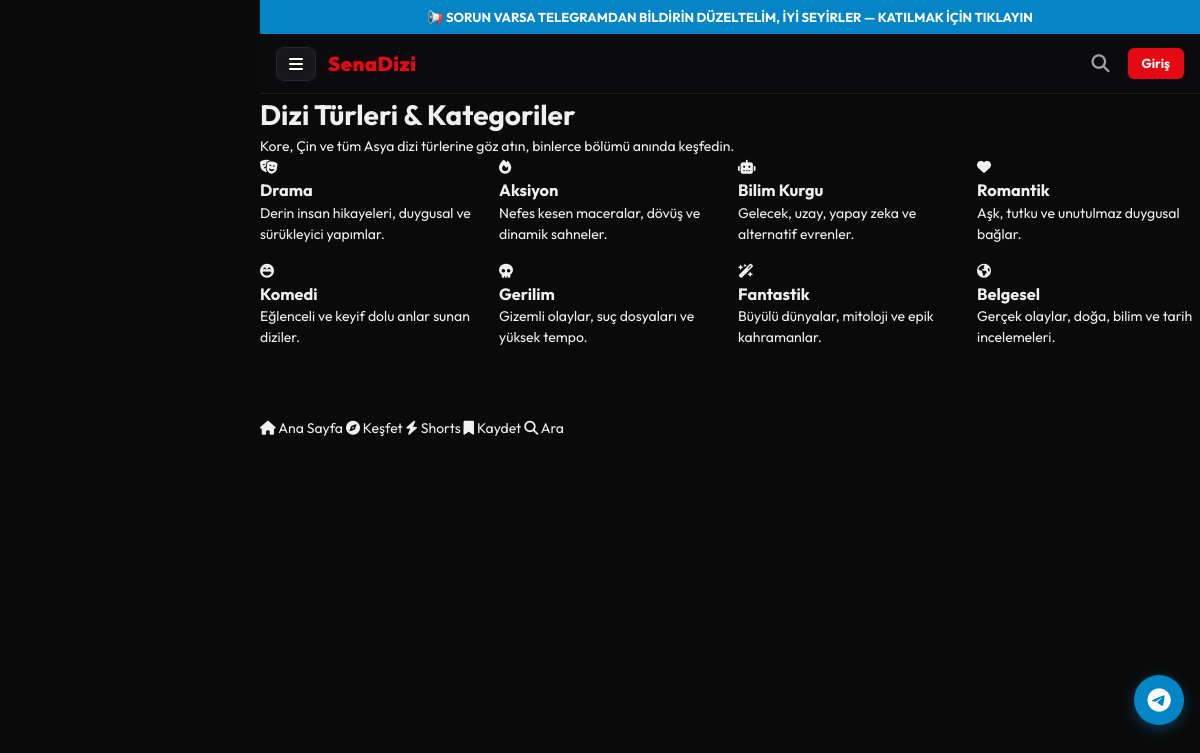
Page /kategoriler on the committed database.
### app/models/content.py (models this page shows)
class Category(Base):
    __tablename__ = "categories"
    id = Column(Integer, primary_key=True, index=True)
    name = Column(String(100), unique=True, index=True, nullable=False)
    slug = Column(String(100), unique=True, index=True, nullable=False)
    description = Column(Text, nullable=True)
    icon = Column(String(50), default="fa-film")
    is_active = Column(Boolean, default=True)
    series = relationship("Series", secondary=series_categories, back_populates="categories")

### app/routers/views.py (the view)
@router.get("/kategoriler", response_class=HTMLResponse)
def categories_page(request: Request, db: Session = Depends(get_db)):
    ctx = get_base_context(request, db, "Kategoriler – SenaDizi")
    categories = db.query(Category).filter(Category.is_active == True).all()
    ctx["all_categories"] = categories
    return templates.TemplateResponse(request=request, name="categories.html", context=ctx)

### app/database.py (called while the page is built)
def get_db():
    db = SessionLocal()
    try:
        yield db
    finally:
        db.close()

### app/routers/views.py (called while the page is built)
def get_base_context(request: Request, db: Session, title: str = "SenaDizi - Profesyonel Dizi Platformu", user: Optional[User] = None):
    if user is None:
        user = get_current_user_optional(request, db)
    categories = db.query(Category).filter(Category.is_active == True).order_by(Category.name).all()
    return {
        "request": request,
        "site_name": settings.APP_NAME,
        "site_domain": settings.DOMAIN,
        "page_title": title,
        "current_user": user,
        "categories_nav": categories,
        "meta_description": "SenaDizi ile yüksek kalitede, lisanslı ve özel dizi bölümlerini kesintisiz izleyin.",
        "canonical_url": f"{settings.BASE_URL}{request.url.path}"
    }

### app/security.py (called while the page is built, shortened)
def get_token_from_request(request: Request) -> Optional[str]:
    auth_header = request.headers.get("Authorization")
    if auth_header and auth_header.startswith("Bearer "):
        return auth_header[7:]
    cookie_token = request.cookies.get("access_token")
    if cookie_token:
        if cookie_token.startswith("Bearer "):
            return cookie_token[7:]
        return cookie_token
    return None

def get_current_user_optional(request: Request, db: Session = Depends(get_db)) -> Optional[User]:
    token = get_token_from_request(request)
    if not token:
        return None

### templates/categories.html (shortened to what this page needs)
{% extends "base.html" %}
{% block content %}
<div class="max-w-7xl mx-auto px-4 sm:px-6 lg:px-8 py-12 space-y-10">
  <div class="border-b border-white/10 pb-6">
    <div class="flex items-center gap-3">
      <h1 class="text-2xl sm:text-3xl font-black text-white tracking-tight">
        Dizi Türleri & Kategoriler
      </h1>
    </div>
    <p class="text-xs sm:text-sm text-zinc-400 mt-2">Kore, Çin ve tüm Asya dizi türlerine göz atın, binlerce bölümü anında keşfedin.</p>
  </div>
  <div class="grid grid-cols-2 sm:grid-cols-3 md:grid-cols-4 gap-5">
    {% for cat in all_categories %}
      <a href="/diziler?kategori={{ cat.slug }}" class="group block p-6 rounded-3xl bg-[#12121A] border border-white/10 hover:border-fuchsia-500/60 hover:bg-[#181826] transition-all duration-300 transform hover:-translate-y-1.5 shadow-xl">
        <div class="w-14 h-14 rounded-2xl bg-gradient-to-tr from-violet-600/20 to-pink-600/20 text-fuchsia-400 border border-fuchsia-500/30 flex items-center justify-center text-2xl mb-4 group-hover:bg-gradient-to-tr group-hover:from-violet-600 group-hover:to-pink-600 group-hover:text-white transition-all duration-300 shadow-lg">
          <i class="fa-solid {{ cat.icon or 'fa-film' }}"></i>
        </div>
        <h3 class="text-base sm:text-lg font-black text-white group-hover:text-fuchsia-300 transition">{{ cat.name }}</h3>
        <p class="text-xs text-zinc-400 mt-1.5 line-clamp-2 leading-relaxed">{{ cat.description or 'En popüler ' ~ cat.name ~ ' yapımları' }}</p>
      </a>
    {% endfor %}
  </div>
</div>
{% endblock %}

### templates/base.html (shortened to what this page needs)
<!DOCTYPE html>
<html lang="tr">
<head>
    <link rel="stylesheet" href="https://cdnjs.cloudflare.com/ajax/libs/font-awesome/6.4.0/css/all.min.css">
    <link rel="stylesheet" href="/static/css/style.css">
    <link rel="stylesheet" href="/static/css/desktop.css">
    <link rel="stylesheet" href="/static/css/premium.css">
    <link rel="stylesheet" href="/static/css/custom.css">
</head>
<body>
    <a href="https://t.me/+ZYUqjSkNW_o1OGQ8" target="_blank" rel="noopener noreferrer" class="custom-tg-bar">
        📢 SORUN VARSA TELEGRAMDAN BİLDİRİN DÜZELTELİM, İYİ SEYİRLER — KATILMAK İÇİN TIKLAYIN
    </a>
    <header class="custom-navbar">
        <div class="custom-nav-left">
            <button id="openDrawerBtn" type="button" class="custom-menu-btn" aria-label="Menüyü Aç">
                <i class="fa-solid fa-bars"></i>
            </button>
            <a href="/" class="custom-brand">SenaDizi</a>
        </div>
        <div class="custom-nav-right">
            <a href="/search" class="custom-nav-icon" aria-label="Arama"><i class="fa-solid fa-magnifying-glass"></i></a>
            <a href="/giris" class="custom-nav-btn">Giriş</a>
        </div>
    </header>
    <main style="padding-bottom: 70px;">
        {% block content %}{% endblock %}
    </main>
    <a href="https://t.me/+ZYUqjSkNW_o1OGQ8" target="_blank" rel="noopener noreferrer" class="floating-tg-btn" aria-label="Telegram">
        <i class="fa-brands fa-telegram"></i>
    </a>
    <nav class="mobile-bottom-nav">
        <a href="/" class="nav-item">
            <i class="fa-solid fa-house"></i>
            <span>Ana Sayfa</span>
        </a>
        <a href="/catalog" class="nav-item">
            <i class="fa-solid fa-compass"></i>
            <span>Keşfet</span>
        </a>
        <a href="/shorts" class="nav-item">
            <i class="fa-solid fa-bolt"></i>
            <span>Shorts</span>
        </a>
        <a href="/favorites" class="nav-item">
            <i class="fa-solid fa-bookmark"></i>
            <span>Kaydet</span>
        </a>
        <a href="/search" class="nav-item">
            <i class="fa-solid fa-magnifying-glass"></i>
            <span>Ara</span>
        </a>
    </nav>
</body>
</html>

### static/css/style.css (style rules this page uses)
*, *::before, *::after { box-sizing: border-box; margin: 0; padding: 0; }
html { -webkit-text-size-adjust: 100%; }
body { background: #0a0a0a; color: #f0f0f0; font-family: 'Outfit', -apple-system, BlinkMacSystemFont, 'Segoe UI', sans-serif; font-size: 14px; line-height: 1.5; -webkit-tap-highlight-color: transparent; overscroll-behavior: none; }
a { color: inherit; text-decoration: none; }
button { font-family: inherit; cursor: pointer; }
:root { --accent: #e50914; --accent-glow: rgba(229, 9, 20, 0.4); --bg-dark: #050505; --nav-h: 52px; --bot-h: 58px; --sat: env(safe-area-inset-top, 0px); --sab: env(safe-area-inset-bottom, 0px); }
.grid { display: grid; grid-template-columns: repeat(3, 1fr); gap: 10px; }
@media (min-width: 420px) { .grid { grid-template-columns: repeat(4, 1fr); } }
@media (min-width: 600px) { .grid { grid-template-columns: repeat(5, 1fr); gap: 12px; } }
@media (min-width: 900px) { .grid { grid-template-columns: repeat(6, 1fr); } }
@media (min-width: 1100px) { .grid { grid-template-columns: repeat(8, 1fr); } }

### static/css/desktop.css (style rules this page uses)
html { overflow-x: hidden; }
:root { --accent: #e50914; }
@media (min-width: 768px) { :root { --nav-h: 68px; } }
@media (min-width: 768px) { .grid { grid-template-columns: repeat(auto-fill, minmax(150px, 1fr)) !important; gap: 24px 16px !important; } }
@media (min-width: 1024px) { body { padding-left: 260px !important; } }

### static/css/premium.css (style rules this page uses)
:root { --accent: #e50914; --accent-glow: rgba(229, 9, 20, 0.4); --bg-dark: #050505; --nav-bg: rgba(5, 5, 5, 0.7); }
@media (min-width: 1024px) { .grid { display: grid !important; grid-template-columns: repeat(auto-fill, minmax(180px, 1fr)) !important; gap: 16px !important; } }

### templates/base.html (style rules this page uses)
.custom-tg-bar { background-color: #0284c7; color: #ffffff; text-align: center; padding: 8px 12px; font-size: 13px; font-weight: 700; display: block; text-decoration: none; line-height: 1.4; }
.custom-navbar { display: flex; align-items: center; justify-content: space-between; padding: 10px 16px; background-color: #0b0b0e; border-bottom: 1px solid #1f1f23; position: sticky; top: 0; z-index: 1000; }
.custom-nav-left, .custom-nav-right { display: flex; align-items: center; gap: 12px; }
.custom-menu-btn { background: #18181b; border: 1px solid #27272a; color: #fff; padding: 8px 12px; border-radius: 8px; cursor: pointer; font-size: 16px; display: flex; align-items: center; justify-content: center; }
.custom-brand { font-size: 20px; font-weight: 900; color: #e50914; text-decoration: none; letter-spacing: 0.5px; }
.custom-nav-icon { color: #a1a1aa; font-size: 18px; text-decoration: none; padding: 6px; }
.custom-nav-btn { background: #e50914; color: #fff; padding: 6px 14px; border-radius: 6px; font-size: 13px; font-weight: 700; text-decoration: none; }
.floating-tg-btn { position: fixed; bottom: 75px; right: 16px; width: 50px; height: 50px; background-color: #0284c7; color: #ffffff; border-radius: 50%; display: flex; align-items: center; justify-content: center; font-size: 24px; text-decoration: none; z-index: 900; box-shadow: 0 4px 14px rgba(2, 132, 199, 0.4); transition: transform 0.2s ease; }

### rows in the picture
Category: name "Drama", description "Derin insan hikayeleri, duygusal ve sürükleyici yapımlar."
Category: name "Aksiyon", description "Nefes kesen maceralar, dövüş ve dinamik sahneler."
Category: name "Bilim Kurgu", description "Gelecek, uzay, yapay zeka ve alternatif evrenler."
Category: name "Romantik", description "Aşk, tutku ve unutulmaz duygusal bağlar."
Category: name "Komedi", description "Eğlenceli ve keyif dolu anlar sunan diziler."
Category: name "Gerilim", description "Gizemli olaylar, suç dosyaları ve yüksek tempo."
Category: name "Fantastik", description "Büyülü dünyalar, mitoloji ve epik kahramanlar."
Category: name "Belgesel", description "Gerçek olaylar, doğa, bilim ve tarih incelemeleri."
